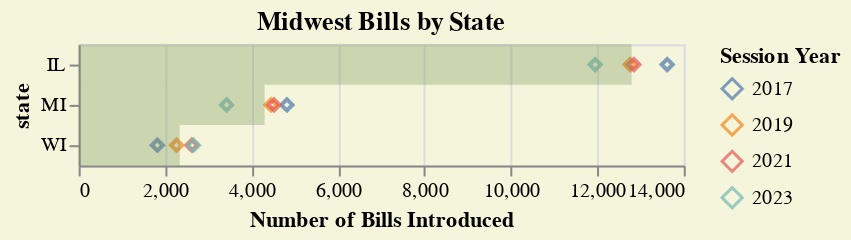

Notebook cell for this chart:
### Code cell
# Example 7
# We can customize titles and other details by using `.title` and `.properties`
# the latter sets chart-wide properties.

final = chart.mark_point(shape="diamond").encode(
    alt.Y("state:N"),
    alt.X("num_bills:Q"),
    alt.Color("session_start_year:N").title("Session Year"),
) + chart.mark_bar(color="#70905050").encode(
    alt.Y("state"),
    alt.X("average(num_bills)").title("Number of Bills Introduced"),
)
final.properties(
    title='Midwest Bills by State',
    background='#f5f5dc'
)

### Figure 1 — Vega-Lite specification as saved in the notebook (floating-point values rounded to 4 significant figures)
{"config": {"view": {"continuousWidth": 300, "continuousHeight": 300}}, "layer": [{"mark": {"type": "point", "shape": "diamond"}, "encoding": {"color": {"field": "session_start_year", "title": "Session Year", "type": "nominal"}, "x": {"field": "num_bills", "type": "quantitative"}, "y": {"field": "state", "type": "nominal"}}}, {"mark": {"type": "bar", "color": "#70905050"}, "encoding": {"x": {"aggregate": "average", "field": "num_bills", "title": "Number of Bills Introduced", "type": "quantitative"}, "y": {"field": "state", "type": "nominal"}}}], "background": "#f5f5dc", "data": {"name": "data-7819b1facf2e5fc9998dcf4cad0b99f8"}, "title": "Midwest Bills by State", "$schema": "https://vega.github.io/schema/vega-lite/v5.20.1.json", "datasets": {"data-7819b1facf2e5fc9998dcf4cad0b99f8": [{"state": "IL", "session_start_year": 2017, "num_bills": 13616}, {"state": "IL", "session_start_year": 2019, "num_bills": 12760}, {"state": "IL", "session_start_year": 2021, "num_bills": 12847}, {"state": "IL", "session_start_year": 2023, "num_bills": 11951}, {"state": "MI", "session_start_year": 2017, "num_bills": 4818}, {"state": "MI", "session_start_year": 2019, "num_bills": 4450}, {"state": "MI", "session_start_year": 2021, "num_bills": 4520}, {"state": "MI", "session_start_year": 2023, "num_bills": 3424}, {"state": "WI", "session_start_year": 2017, "num_bills": 1820}, {"state": "WI", "session_start_year": 2019, "num_bills": 2264}, {"state": "WI", "session_start_year": 2021, "num_bills": 2618}, {"state": "WI", "session_start_year": 2023, "num_bills": 2656}]}}
